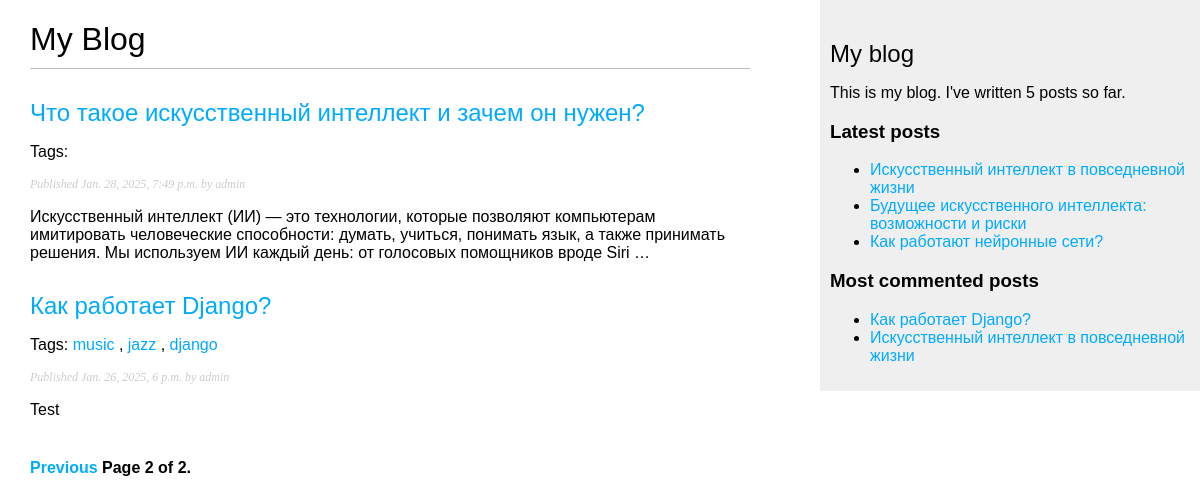
The page /blog/?page=2 on the database as committed earlier.
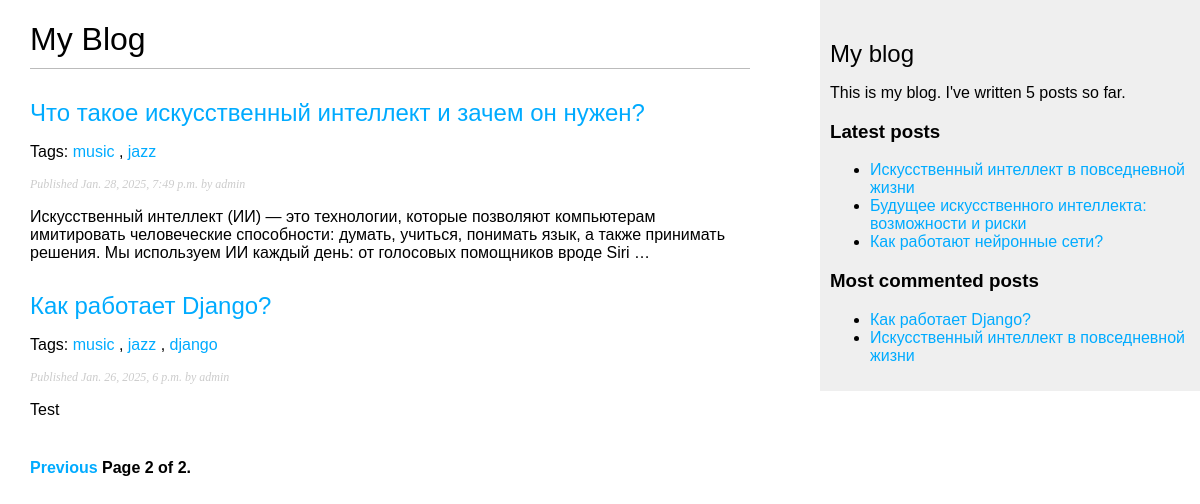
The same page on the database as committed later.
### blog/models.py (models this page shows, shortened)
class Post(models.Model):
    class Status(models.TextChoices):
        DRAFT = 'DF', 'Draft'
        PUBLISHED = 'PB', 'Published'
    title = models.CharField(max_length=250)
    slug = models.SlugField(max_length=250, unique_for_date='publish')
    author = models.ForeignKey(User, on_delete=models.CASCADE, related_name='blog_posts')
    body = models.TextField()
    publish = models.DateTimeField(default=timezone.now) #поле даты публикации
    created = models.DateTimeField(auto_now_add=True) #поле даты созданияэ
    updated = models.DateTimeField(auto_now=True) #поле даты изменения
    status = models.CharField(max_length=2, choices=Status.choices, default=Status.DRAFT)
    objects = models.Manager() # менеджер, применяемый по умолчанию
    published = PublishedManager()  # пользовательский менеджер
    tags = TaggableManager()
    class Meta:
        ordering = ['-publish']
        indexes = [
            models.Index(fields=['-publish']),
        ]
    def get_absolute_url(self):
        return reverse('blog:post_detail',
                       args=[self.publish.year,
                             self.publish.month,
                             self.publish.day,
                             self.slug])

### blog/views.py (the view)
# urls.py: path('', views.post_list, name='post_list'),
def post_list(request, tag_slug=None):
    post_list = Post.published.all()
    tag = None
    if tag_slug:
        tag = get_object_or_404(Tag, slug=tag_slug)
        post_list = post_list.filter(tags=tag)
    paginator = Paginator(post_list, 3)
    page_number = request.GET.get('page', 1)
    try:
        posts = paginator.page(page_number)
    except PageNotAnInteger:
        posts = paginator.page(1)
    except EmptyPage:
        posts = paginator.page(paginator.num_pages)
    return render(request,
                  'blog/post/list.html',
                  {'posts': posts,
                   'tag': tag})

### blog/models.py (called while the page is built)
    def get_queryset(self):
        return super().get_queryset().filter(status=Post.Status.PUBLISHED)

### blog/templatetags/blog_tags.py (called while the page is built)
@register.simple_tag
def total_posts():
    return Post.published.count()

@register.inclusion_tag('blog/post/latest_posts.html')
def show_latest_posts(count=5):
    latest_posts = Post.published.order_by('-publish')[:count]
    return {'latest_posts': latest_posts}

@register.simple_tag
def get_most_commented_posts(count=5):
    return Post.published.annotate(
        total_comments=Count('comments')
    ).exclude(total_comments=0).order_by('-total_comments')[:count]

@register.filter(name='markdown')
def markdown_format(text):
    return mark_safe(markdown.markdown(text))

### templates/blog/post/list.html (shortened to what this page needs)
{% extends "blog/base.html" %}
{% load blog_tags %}
{% block content %}
    <h1>My Blog</h1>
    {% for post in posts %}
        <h2>
            <a href="{{ post.get_absolute_url }}">
                {{ post.title }}
            </a>
        </h2>
        <p class="tags">
            Tags:
            {% for tag in post.tags.all %}
                <a href="{% url 'blog:post_list_by_tag' tag.slug %}">
                    {{ tag.name }}
                </a>
                {% if not forloop.last %}, {% endif %}
            {% endfor %}
        </p>
        <p class="date">
            Published {{ post.publish }} by {{ post.author }}
        </p>
        {{ post.body|markdown|truncatewords_html:30 }}
    {% endfor %}
    {% include "pagination.html" with page=posts %}
{% endblock %}

### templates/blog/base.html (shortened to what this page needs)
{% load blog_tags %}
{% load static %}
<!DOCTYPE html>
<html>
<head>
    <link href="{% static "css/blog.css" %}" rel="stylesheet">
</head>
<body>
<div id="content">
    {% block content %}
    {% endblock %}
</div>
<div id="sidebar">
    <h2>My blog</h2>
    <p>
        This is my blog.
        I've written {% total_posts %} posts so far.
    </p>
    <h3>Latest posts</h3>
    {% show_latest_posts 3 %}
    <h3>Most commented posts</h3>
    {% get_most_commented_posts as most_commented_posts %}
    <ul>
        {% for post in most_commented_posts %}
        <li>
            <a href="{{ post.get_absolute_url }}">{{ post.title }}</a>
        </li>
        {% endfor %}
    </ul>
</div>
</body>
</html>

### templates/pagination.html (shortened to what this page needs)
<div class="pagination">
    <span class="step-links">
        {% if page.has_previous %}
            <a href="?page={{ page.previous_page_number }}">Previous</a>
        {% endif %}
        <span class="current">
           Page {{ page.number }} of {{ page.paginator.num_pages }}.
        </span>
    </span>
</div>

### templates/blog/post/latest_posts.html
<ul>
    {% for post in latest_posts %}
        <li>
            <a href="{{ post.get_absolute_url }}">{{ post.title }}</a>
        </li>
    {% endfor %}
</ul>

### blog/static/css/blog.css (style rules this page uses)
body { margin: 0; padding: 0; font-family: helvetica, sans-serif; }
a { color: #00abff; text-decoration: none; }
h1 { font-weight: normal; border-bottom: 1px solid #bbb; padding: 0 0 10px 0; }
h2 { font-weight: normal; margin: 30px 0 0; }
#content { float: left; width: 60%; padding: 0 0 0 30px; }
#sidebar { float: right; width: 30%; padding: 10px; background: #efefef; height: 100%; }
p.date { color: #ccc; font-family: georgia, serif; font-size: 12px; font-style: italic; }
.pagination { margin: 40px 0; font-weight: bold; }

Rows that differ between the two databases and show on the page:
changed Post "Что такое искусственный интеллект и зачем он нужен?": gains Tag (name "music"); gains Tag (name "jazz")
